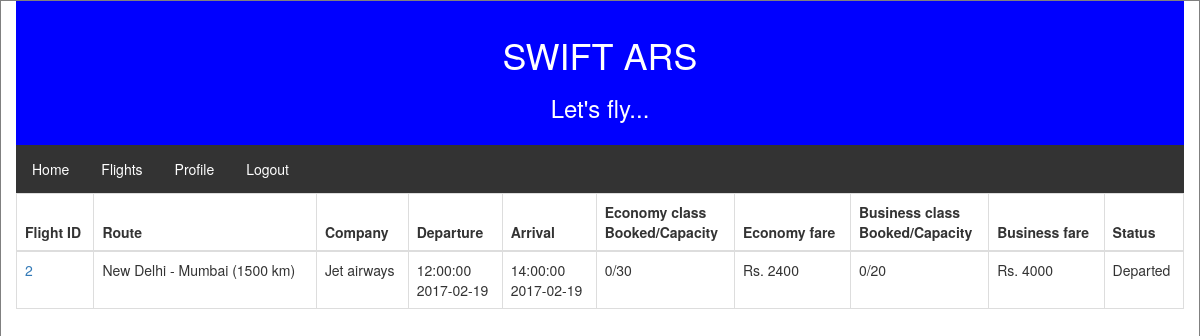
The app's page /flight/2/ (signed in) with its own data.
### tables this page shows
CREATE TABLE company (
  c_id integer primary key,
  name text
);

### app.py (the view, shortened to what this page needs)
@app.route('/flight/<int:flight_id>/', methods=['GET', 'POST'])
@flask_login.login_required
def flight_info(flight_id):
    headers = ["Flight ID", "Route", "Company", "Departure", "Arrival", "Economy class<br/>Booked/Capacity", "Economy fare",
                "Business class<br/>Booked/Capacity", "Business fare", "Status"]
    flight = fetch_flights(None, None, None, None, flight_id)
    if flask.request.method == 'GET':
        return flask.render_template('flight_info.html', headers = headers, flight = flight)

### app.py (called while the page is built)
@login_manager.user_loader
def user_loader(email):
    if email not in users:
        return
    user = User()
    user.id = email
    user.name = users[email]['name']
    return user

### db_fetcher.py (called while the page is built)
def fetch_routes_data(route_id = None):
    conn = sqlite3.connect('airlines.db')
    c = conn.cursor()
    c.execute("select * from location")
    rows = c.fetchall()
    locations = {}
    for row in rows:
        locations[row[0]] = row[1]
    if route_id == None:
        c.execute("select * from route")
    else:
        c.execute("select * from route where r_id = ?", (route_id,))
    rows = c.fetchall()
    routes = {}
    for row in rows:
        routes[row[0]] = "%s - %s (%s km)"%(locations[row[1]], locations[row[2]], row[3])
    return routes

def fetch_companies_data(company_id = None):
    conn = sqlite3.connect('airlines.db')
    c = conn.cursor()
    if company_id == None:
        c.execute("select c_id, name from company")
    else:
        c.execute("select c_id, name from company where c_id = ?", (company_id))
    rows = c.fetchall()
    companies = {}
    for row in rows:
        companies[row[0]] = row[1]
    return companies

### templates/flight_info.html (shortened to what this page needs)
{% extends "base.html" %}
{% block content %}
    <ul>
        <li><a href="/">Home</a></li>
        <li><a href="/flights">Flights</a></li>
        <li><a href="/profile">Profile</a></li>
        <li><a href="/logout">Logout</a></li>
    </ul>
    {% autoescape false %}
    <table class="table table-bordered">
        <thead>
            <tr>
                {% for header in headers %}
                    <th>
                        {{header}}
                    </th>
                {% endfor %}
            </tr>
        </thead>
        <tbody>
            {% for row in flight %}
                <tr>
                    {% for col in row %}
                        <td>
                            {{col}}
                        </td>
                    {% endfor %}
                </tr>
            {% endfor %}
        </tbody>
    </table>
    {% endautoescape %}
{% endblock %}

### templates/base.html (style rules this page uses)
ul { list-style-type: none; margin: 0; padding: 0; overflow: hidden; background-color: #333; }
li { float: left; }
li a { display: block; color: white; text-align: center; padding: 14px 16px; text-decoration: none; }

### records on screen
company: row "2" "New Delhi - Mumbai (1500 km)" "12:00:00 2017-02-19" "14:00:00 2017-02-19" "0/30" "Rs. 2400" "0/20" "Rs. 4000" "Departed", name "Jet airways"

### other values on screen
{{ header }} "Flight ID" "Route" "Company" "Departure" "Arrival" "Economy class Booked/Capacity" "Economy fare" "Business class Booked/Capacity" "Business fare" "Status"
